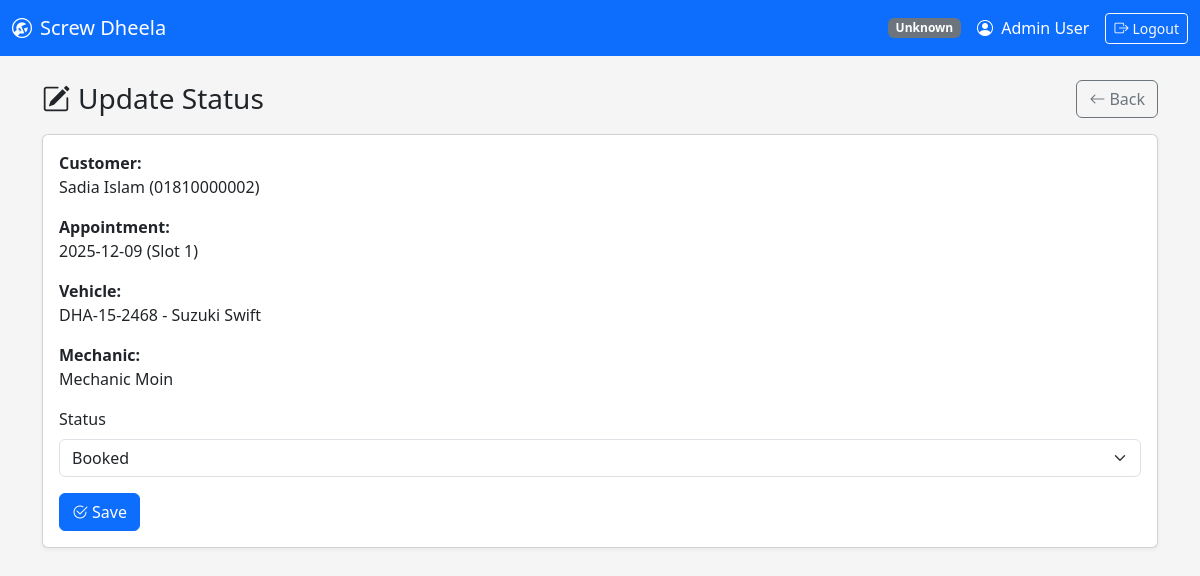
Page /public/appointments/update_status.php?appointment_id=5001 (signed in) on the committed database.
### tables this page shows
CREATE TABLE appointments (
  appointment_id INT AUTO_INCREMENT PRIMARY KEY,
  customer_id INT NOT NULL,
  vehicle_id INT NOT NULL,

   
  requested_date DATE NOT NULL,
  requested_slot TINYINT NOT NULL,  
  problem_text TEXT NOT NULL,

  status ENUM('requested','booked','in_progress','completed','cancelled')
    NOT NULL DEFAULT 'requested',

   
  mechanic_id INT NULL,
  assigned_by_staff_id INT NULL,
  assigned_at DATETIME NULL,

   
  receptionist_note TEXT NULL,

  created_at TIMESTAMP NOT NULL DEFAULT CURRENT_TIMESTAMP,
  updated_at TIMESTAMP NULL DEFAULT NULL ON UPDATE CURRENT_TIMESTAMP,

  KEY idx_appt_day (requested_date),
  KEY idx_appt_status (status),
  KEY idx_appt_mech_day (mechanic_id, requested_date),

  CONSTRAINT chk_slot CHECK (requested_slot BETWEEN 1 AND 4),

  CONSTRAINT fk_appt_customer FOREIGN KEY (customer_id) REFERENCES customers(customer_id)
    ON DELETE CASCADE,
  CONSTRAINT fk_appt_vehicle FOREIGN KEY (vehicle_id) REFERENCES vehicles(vehicle_id)
    ON DELETE CASCADE,
  CONSTRAINT fk_appt_mechanic FOREIGN KEY (mechanic_id) REFERENCES staff(staff_id)
    ON DELETE SET NULL,
  CONSTRAINT fk_appt_assigned_by FOREIGN KEY (assigned_by_staff_id) REFERENCES staff(staff_id)
    ON DELETE SET NULL
);

CREATE TABLE customers (
  customer_id INT AUTO_INCREMENT PRIMARY KEY,
  name VARCHAR(100) NOT NULL,
  email VARCHAR(150) NULL UNIQUE,
  phone VARCHAR(30) NULL,
  password_hash VARCHAR(255) NULL,  
  created_at TIMESTAMP NOT NULL DEFAULT CURRENT_TIMESTAMP,
  updated_at TIMESTAMP NULL DEFAULT NULL ON UPDATE CURRENT_TIMESTAMP
);

CREATE TABLE vehicles (
  vehicle_id INT AUTO_INCREMENT PRIMARY KEY,
  customer_id INT NOT NULL,
  plate_no VARCHAR(30) NOT NULL,
  make VARCHAR(60) NOT NULL,
  model VARCHAR(60) NOT NULL,
  year SMALLINT NULL,
  color VARCHAR(40) NULL,
  created_at TIMESTAMP NOT NULL DEFAULT CURRENT_TIMESTAMP,
  UNIQUE KEY uq_plate (plate_no),
  KEY idx_vehicle_customer (customer_id),
  CONSTRAINT fk_vehicle_customer FOREIGN KEY (customer_id) REFERENCES customers(customer_id)
    ON DELETE CASCADE
);

CREATE TABLE staff (
  staff_id INT AUTO_INCREMENT PRIMARY KEY,
  role_id INT NOT NULL,
  name VARCHAR(100) NOT NULL,
  email VARCHAR(150) NOT NULL UNIQUE,
  phone VARCHAR(30) NULL,
  password_hash VARCHAR(255) NOT NULL,
  is_active TINYINT(1) NOT NULL DEFAULT 1,
  created_at TIMESTAMP NOT NULL DEFAULT CURRENT_TIMESTAMP,
  updated_at TIMESTAMP NULL DEFAULT NULL ON UPDATE CURRENT_TIMESTAMP,
  CONSTRAINT fk_staff_role FOREIGN KEY (role_id) REFERENCES roles(role_id)
);

### public/appointments/update_status.php (called while the page is built)
<?php
require_once __DIR__ . '/../../appointments/update_status.php';

### appointments/update_status.php (the view, shortened to what this page needs)
<?php
require_once __DIR__ . '/../config/db.php';
$appointment_id = (int)($_GET['appointment_id'] ?? $_POST['appointment_id'] ?? 0);
$stmt = $conn->prepare("
    SELECT a.appointment_id, a.status, a.requested_date, a.requested_slot, a.problem_text,
           a.mechanic_id,
           c.name AS customer_name, c.phone,
           v.plate_no, v.make, v.model,
           s.name AS mechanic_name
    FROM appointments a
    JOIN customers c ON c.customer_id = a.customer_id
    LEFT JOIN vehicles v ON v.vehicle_id = a.vehicle_id
    LEFT JOIN staff s ON s.staff_id = a.mechanic_id
    WHERE a.appointment_id = ?
    LIMIT 1
");
$stmt->bind_param("i", $appointment_id);
$stmt->execute();
$appt = $stmt->get_result()->fetch_assoc();
$allowed_statuses = ['requested','booked','in_progress','completed','cancelled'];
include __DIR__ . '/../includes/header.php';
?>
<div class="d-flex align-items-center justify-content-between mb-3">
    <h3 class="mb-0"><i class="bi bi-pencil-square me-2"></i>Update Status</h3>
    <a class="btn btn-outline-secondary" href="/garage_system/public/appointments/view_appointments.php?appointment_id=<?= (int)$appointment_id ?>">
        <i class="bi bi-arrow-left me-1"></i>Back
    </a>
</div>
<div class="card">
    <div class="card-body">
        <div class="mb-3">
            <div class="fw-semibold">Customer:</div>
            <div><?= htmlspecialchars($appt['customer_name']) ?> (<?= htmlspecialchars($appt['phone'] ?? '') ?>)</div>
        </div>
        <div class="mb-3">
            <div class="fw-semibold">Appointment:</div>
            <div><?= htmlspecialchars($appt['requested_date']) ?> (Slot <?= (int)$appt['requested_slot'] ?>)</div>
        </div>
        <div class="mb-3">
            <div class="fw-semibold">Vehicle:</div>
            <div>
                <?php if (!empty($appt['plate_no'])): ?>
                    <?= htmlspecialchars($appt['plate_no']) ?> - <?= htmlspecialchars(trim(($appt['make'] ?? '') . ' ' . ($appt['model'] ?? ''))) ?>
                <?php else: ?>
                    <span class="text-muted">—</span>
                <?php endif; ?>
            </div>
        </div>
        <div class="mb-3">
            <div class="fw-semibold">Mechanic:</div>
            <div><?= htmlspecialchars($appt['mechanic_name'] ?? '—') ?></div>
        </div>
        <form method="post" action="">
            <div class="mb-3">
                <label class="form-label">Status</label>
                <select name="status" class="form-select" required>
                    <?php foreach ($allowed_statuses as $s): ?>
                        <option value="<?= $s ?>" <?= ($appt['status'] === $s) ? 'selected' : '' ?>>
                            <?= htmlspecialchars(ucfirst(str_replace('_',' ', $s))) ?>
                        </option>
                    <?php endforeach; ?>
                </select>
            </div>
            <button class="btn btn-primary">
                <i class="bi bi-check2-circle me-1"></i>Save
            </button>
        </form>
    </div>
</div>
<?php include __DIR__ . '/../includes/footer.php'; ?>

### assets/css/style.css (style rules this page uses)
body { background-color: #f5f5f5; }
.card { box-shadow: 0 2px 4px rgba(0,0,0,0.05); }

### rows in the picture
appointments: customer.name "Sadia Islam", customer.phone "01810000002", requested_date "2025-12-09", requested_slot "1", vehicle.plate_no "DHA-15-2468", vehicle.model "Suzuki Swift", mechanic.name "Mechanic Moin", status "Booked"

### other values in the picture
$badges[$role] "Unknown"
$_SESSION['staff_name'] "Admin User"
